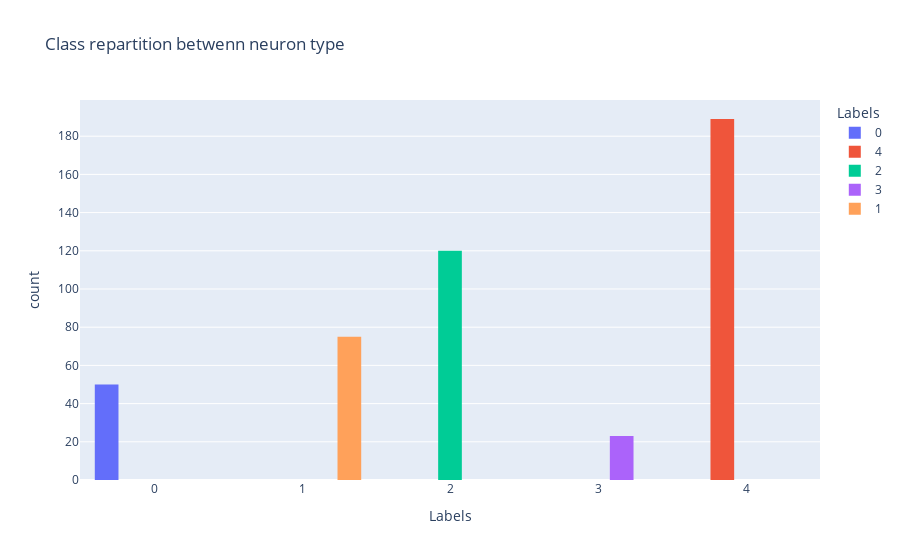

This figure's notebook cell:
### Code cell
fig = px.histogram(data, x = 'Labels', color = 'Labels', barmode = 'group', title = 'Class repartition betwenn neuron type')
fig.show()
print(f'Unbalanced data')

### Figure 1 — Plotly figure (JSON) as saved in the notebook; plotly's stock layout.template omitted (floating-point values rounded to 4 significant figures; data arrays with more than 128 entries replaced by an {"elided": "..."} marker saying what was removed)
{"data": [{"alignmentgroup": "True", "bingroup": "x", "hovertemplate": "Labels=%{x}<br>count=%{y}<extra></extra>", "legendgroup": "0", "marker": {"color": "#636efa"}, "name": "0", "offsetgroup": "0", "orientation": "v", "showlegend": true, "type": "histogram", "x": [0, 0, 0, 0, 0, 0, 0, 0, 0, 0, 0, 0, 0, 0, 0, 0, 0, 0, 0, 0, 0, 0, 0, 0, 0, 0, 0, 0, 0, 0, 0, 0, 0, 0, 0, 0, 0, 0, 0, 0, 0, 0, 0, 0, 0, 0, 0, 0, 0, 0], "xaxis": "x", "yaxis": "y"}, {"alignmentgroup": "True", "bingroup": "x", "hovertemplate": "Labels=%{x}<br>count=%{y}<extra></extra>", "legendgroup": "4", "marker": {"color": "#EF553B"}, "name": "4", "offsetgroup": "4", "orientation": "v", "showlegend": true, "type": "histogram", "x": {"elided": "189 int values"}, "xaxis": "x", "yaxis": "y"}, {"alignmentgroup": "True", "bingroup": "x", "hovertemplate": "Labels=%{x}<br>count=%{y}<extra></extra>", "legendgroup": "2", "marker": {"color": "#00cc96"}, "name": "2", "offsetgroup": "2", "orientation": "v", "showlegend": true, "type": "histogram", "x": [2, 2, 2, 2, 2, 2, 2, 2, 2, 2, 2, 2, 2, 2, 2, 2, 2, 2, 2, 2, 2, 2, 2, 2, 2, 2, 2, 2, 2, 2, 2, 2, 2, 2, 2, 2, 2, 2, 2, 2, 2, 2, 2, 2, 2, 2, 2, 2, 2, 2, 2, 2, 2, 2, 2, 2, 2, 2, 2, 2, 2, 2, 2, 2, 2, 2, 2, 2, 2, 2, 2, 2, 2, 2, 2, 2, 2, 2, 2, 2, 2, 2, 2, 2, 2, 2, 2, 2, 2, 2, 2, 2, 2, 2, 2, 2, 2, 2, 2, 2, 2, 2, 2, 2, 2, 2, 2, 2, 2, 2, 2, 2, 2, 2, 2, 2, 2, 2, 2, 2], "xaxis": "x", "yaxis": "y"}, {"alignmentgroup": "True", "bingroup": "x", "hovertemplate": "Labels=%{x}<br>count=%{y}<extra></extra>", "legendgroup": "3", "marker": {"color": "#ab63fa"}, "name": "3", "offsetgroup": "3", "orientation": "v", "showlegend": true, "type": "histogram", "x": [3, 3, 3, 3, 3, 3, 3, 3, 3, 3, 3, 3, 3, 3, 3, 3, 3, 3, 3, 3, 3, 3, 3], "xaxis": "x", "yaxis": "y"}, {"alignmentgroup": "True", "bingroup": "x", "hovertemplate": "Labels=%{x}<br>count=%{y}<extra></extra>", "legendgroup": "1", "marker": {"color": "#FFA15A"}, "name": "1", "offsetgroup": "1", "orientation": "v", "showlegend": true, "type": "histogram", "x": [1, 1, 1, 1, 1, 1, 1, 1, 1, 1, 1, 1, 1, 1, 1, 1, 1, 1, 1, 1, 1, 1, 1, 1, 1, 1, 1, 1, 1, 1, 1, 1, 1, 1, 1, 1, 1, 1, 1, 1, 1, 1, 1, 1, 1, 1, 1, 1, 1, 1, 1, 1, 1, 1, 1, 1, 1, 1, 1, 1, 1, 1, 1, 1, 1, 1, 1, 1, 1, 1, 1, 1, 1, 1, 1], "xaxis": "x", "yaxis": "y"}], "layout": {"barmode": "group", "legend": {"title": {"text": "Labels"}, "tracegroupgap": 0}, "title": {"text": "Class repartition betwenn neuron type"}, "xaxis": {"anchor": "y", "categoryarray": [0, 4, 2, 3, 1], "categoryorder": "array", "domain": [0, 1], "title": {"text": "Labels"}}, "yaxis": {"anchor": "x", "domain": [0, 1], "title": {"text": "count"}}}}
